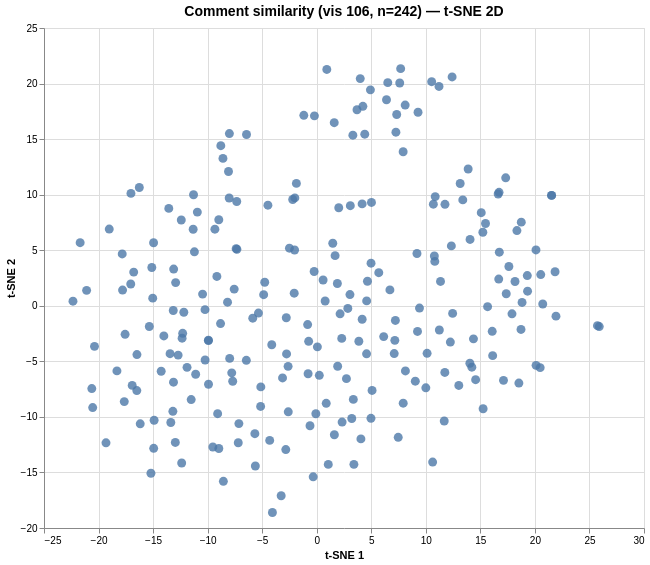

Vega-Lite specification for this chart:
### Vega specification from a JSON file in a GitHub repository (floating-point values rounded to 4 significant figures; data arrays with more than 128 entries replaced by an {"elided": "..."} marker saying what was removed)
{"$schema": "https://vega.github.io/schema/vega/v6.json", "data": [{"name": "param_1e9efca18e7a2868_store"}, {"name": "source_0", "values": {"elided": "242 records"}}, {"name": "source_0_x_domain_dim_1", "values": [{"min": -22.34, "max": 25.9}]}, {"name": "source_0_y_domain_dim_2", "values": [{"min": -18.61, "max": 21.34}]}], "signals": [{"name": "unit", "value": {}, "on": [{"events": "pointermove", "update": "isTuple(group()) ? group() : unit"}]}, {"name": "param_1e9efca18e7a2868", "update": "vlSelectionResolve(\"param_1e9efca18e7a2868_store\", \"union\")"}, {"name": "param_1e9efca18e7a2868_dim_1", "on": [{"events": [{"source": "view", "type": "dblclick"}], "update": "null"}, {"events": {"signal": "param_1e9efca18e7a2868_translate_delta"}, "update": "panLinear(param_1e9efca18e7a2868_translate_anchor.extent_x, -param_1e9efca18e7a2868_translate_delta.x / width)"}, {"events": {"signal": "param_1e9efca18e7a2868_zoom_delta"}, "update": "zoomLinear(domain(\"x\"), param_1e9efca18e7a2868_zoom_anchor.x, param_1e9efca18e7a2868_zoom_delta)"}]}, {"name": "param_1e9efca18e7a2868_dim_2", "on": [{"events": [{"source": "view", "type": "dblclick"}], "update": "null"}, {"events": {"signal": "param_1e9efca18e7a2868_translate_delta"}, "update": "panLinear(param_1e9efca18e7a2868_translate_anchor.extent_y, param_1e9efca18e7a2868_translate_delta.y / height)"}, {"events": {"signal": "param_1e9efca18e7a2868_zoom_delta"}, "update": "zoomLinear(domain(\"y\"), param_1e9efca18e7a2868_zoom_anchor.y, param_1e9efca18e7a2868_zoom_delta)"}]}, {"name": "param_1e9efca18e7a2868_tuple", "on": [{"events": [{"signal": "param_1e9efca18e7a2868_dim_1 || param_1e9efca18e7a2868_dim_2"}], "update": "param_1e9efca18e7a2868_dim_1 && param_1e9efca18e7a2868_dim_2 ? {unit: \"\", fields: param_1e9efca18e7a2868_tuple_fields, values: [param_1e9efca18e7a2868_dim_1,param_1e9efca18e7a2868_dim_2]} : null"}]}, {"name": "param_1e9efca18e7a2868_tuple_fields", "value": [{"field": "dim_1", "channel": "x", "type": "R"}, {"field": "dim_2", "channel": "y", "type": "R"}]}, {"name": "param_1e9efca18e7a2868_translate_anchor", "value": {}, "on": [{"events": [{"source": "scope", "type": "pointerdown"}], "update": "{x: x(unit), y: y(unit), extent_x: domain(\"x\"), extent_y: domain(\"y\")}"}]}, {"name": "param_1e9efca18e7a2868_translate_delta", "value": {}, "on": [{"events": [{"source": "window", "between": [{"source": "scope", "type": "pointerdown"}, {"source": "window", "type": "pointerup"}], "consume": true, "type": "pointermove"}], "update": "{x: param_1e9efca18e7a2868_translate_anchor.x - x(unit), y: param_1e9efca18e7a2868_translate_anchor.y - y(unit)}"}]}, {"name": "param_1e9efca18e7a2868_zoom_anchor", "on": [{"events": [{"source": "scope", "consume": true, "type": "wheel"}], "update": "{x: invert(\"x\", x(unit)), y: invert(\"y\", y(unit))}"}]}, {"name": "param_1e9efca18e7a2868_zoom_delta", "on": [{"events": [{"source": "scope", "consume": true, "type": "wheel"}], "update": "pow(1.001, event.deltaY * pow(16, event.deltaMode))", "force": true}]}, {"name": "param_1e9efca18e7a2868_modify", "on": [{"events": {"signal": "param_1e9efca18e7a2868_tuple"}, "update": "modify(\"param_1e9efca18e7a2868_store\", param_1e9efca18e7a2868_tuple, true)"}]}], "marks": [{"type": "symbol", "name": "marks", "from": {"data": "source_0"}, "encode": {"update": {"opacity": {"value": 0.8}, "fill": {"value": "#4c78a8"}, "x": {"field": "dim_1", "scale": "x"}, "shape": {"value": "circle"}, "size": {"value": 80}, "y": {"field": "dim_2", "scale": "y"}, "tooltip": {"signal": "{\"Comment #\": format(datum[\"index\"], \"\"), \"Comment\": isValid(datum[\"comment\"]) ? datum[\"comment\"] : \"\"+datum[\"comment\"]}"}}}, "clip": true, "interactive": true, "style": ["circle"]}], "scales": [{"name": "x", "type": "linear", "domain": [{"signal": "(data(\"source_0_x_domain_dim_1\")[0] || {}).min"}, {"signal": "(data(\"source_0_x_domain_dim_1\")[0] || {}).max"}], "range": [0, {"signal": "width"}], "nice": true, "zero": true, "domainRaw": {"signal": "param_1e9efca18e7a2868[\"dim_1\"]"}}, {"name": "y", "type": "linear", "domain": [{"signal": "(data(\"source_0_y_domain_dim_2\")[0] || {}).min"}, {"signal": "(data(\"source_0_y_domain_dim_2\")[0] || {}).max"}], "range": [{"signal": "height"}, 0], "domainRaw": {"signal": "param_1e9efca18e7a2868[\"dim_2\"]"}, "zero": true, "nice": true}], "axes": [{"scale": "x", "grid": true, "gridScale": "y", "labels": false, "ticks": false, "maxExtent": 0, "domain": false, "orient": "bottom", "tickCount": {"signal": "ceil(width/40)"}, "aria": false, "minExtent": 0, "zindex": 0}, {"scale": "y", "gridScale": "x", "minExtent": 0, "tickCount": {"signal": "ceil(height/40)"}, "aria": false, "labels": false, "maxExtent": 0, "zindex": 0, "orient": "left", "ticks": false, "domain": false, "grid": true}, {"scale": "x", "orient": "bottom", "grid": false, "title": "t-SNE 1", "labelOverlap": true, "zindex": 0, "tickCount": {"signal": "ceil(width/40)"}, "labelFlush": true}, {"scale": "y", "orient": "left", "grid": false, "tickCount": {"signal": "ceil(height/40)"}, "title": "t-SNE 2", "labelOverlap": true, "zindex": 0}], "title": {"text": "Comment similarity (vis 106, n=242) — t-SNE 2D", "fontSize": 14, "frame": "group"}, "padding": 5, "style": "cell", "width": 600, "background": "white", "height": 500}
